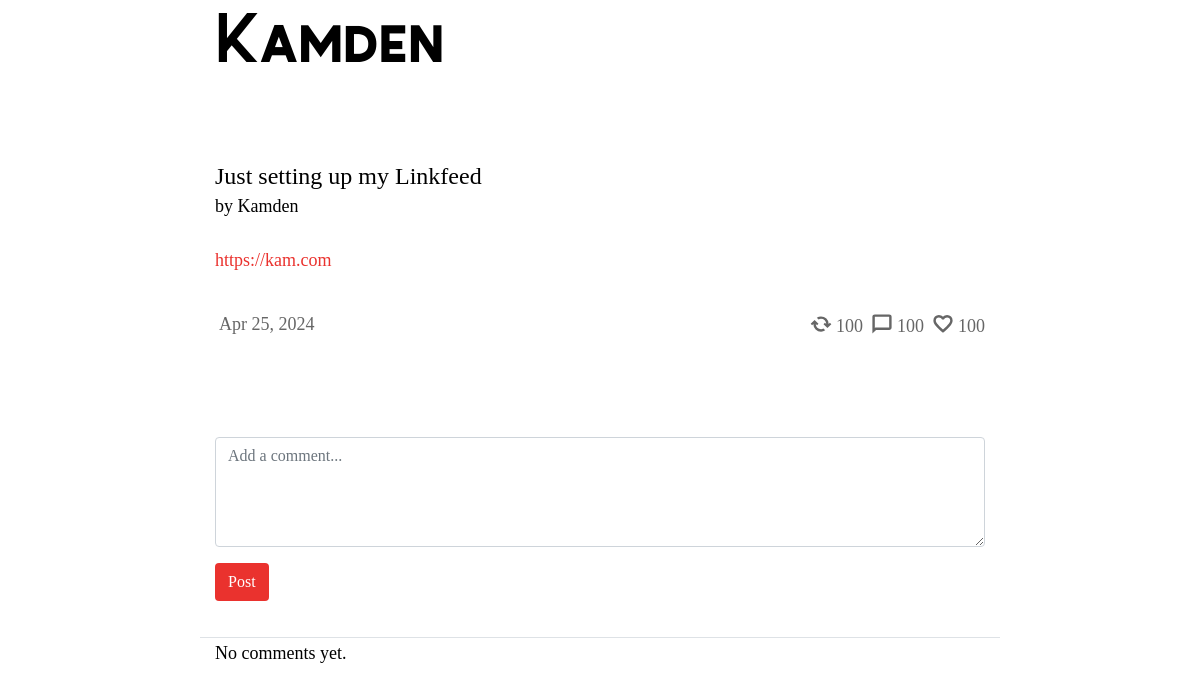
The page /Linkfeed/post/2/ (signed in) on the database its author committed.
### Linkfeed/models.py (models this page shows, shortened)
class Profile(models.Model):
    user = models.OneToOneField(User, on_delete=models.CASCADE)
    display_name = models.CharField(max_length=255, blank=True, null=True)
    follower = models.ManyToManyField(User, blank=True, related_name="follower_user")
    following = models.ManyToManyField(User, blank=True, related_name="following_user")

class Post(models.Model):
    user = models.ForeignKey(User, on_delete=models.CASCADE, related_name="posts")
    title = models.CharField(blank=True, max_length=255)
    body = models.URLField(blank=True, null=True)
    likes = models.ManyToManyField(User, related_name="blog_posts")
    timestamp = models.DateTimeField(auto_now_add=False, null=True)
    is_rss_feed_post = models.BooleanField(default=False)
    is_imported_rss_feed_post = models.BooleanField(default=False)
    imported_rss_feed = models.ForeignKey(ImportedRSSFeed, on_delete=models.SET_NULL, null=True, blank=True, related_name="posts")
    repost_count = models.IntegerField(default=0)  # New field for repost count
    def total_comments(self):
        return self.comments.count()
    def total_likes(self):
        return self.likes.count()

class User(AbstractUser):
    pass

### Linkfeed/views.py (called while the page is built)
@CSPDecorator
def post(request, post_id):
    if not request.user.is_authenticated:
        return HttpResponseRedirect(reverse("login"))
    else:
        try:
            stuff = get_object_or_404(Post, id=post_id)
            profile = Profile.objects.get(user=stuff.user)
            total_likes = stuff.total_likes()
            liked = False
            if stuff.likes.filter(id=request.user.id).exists():
                liked = True
            post = get_object_or_404(Post, id=post_id)
            comments = Comment.objects.filter(post=post)  # Fetch comments associated with the post
            return render(request, "Linkfeed/post.html", {"post": post, "comments": comments, 'stuff': stuff, 'total_likes': total_likes, 'liked': liked, 'profile': profile})
        except Http404:
            return HttpResponse("404 - Post Not Found", status=404)

### Linkfeed/templates/Linkfeed/post.html (shortened to what this page needs)
{% extends "Linkfeed/layouts.html" %}
{% load static %}
{% block body %}
<div id="posts" class="mt-5">
    <div class="">
        {% if post %}
        {% include 'Linkfeed/posts.html' %}
        {% endif %}
    </div>
</div>
<div class="container-fluid">
    <div class="row pt-5 pb-3 border-bottom">
        <div class="col">
            <form id="addCommentForm" method="post" action="{% url 'add_comment' post.id %}">
                <div class="form-group round">
                    <textarea class="form-control round" name="comment_body" rows="4" placeholder="Add a comment..."
                        required></textarea>
                </div>
                <button type="submit" class="btn red-button normal-font-button">
                    Post
                </button>
            </form>
        </div>
    </div>
        <div class="comments-dropdown comment-border">
            <div class="scrollable-comments">
                {% for comment in post.comments.all %}
                {% if not comment.parent_comment %}
                <div class="card comment-container border-bottom" id="comment-{{ comment.id}}">
                    <div class="my-1">
                        <div class="comment-info">
                            <div class="row">
                                <div class="col-12">
                                    <a href="{% url 'profile' comment.user.username %}" class="wrapped-profile-link">
                                        <p id="posted-by-{{ post.id }}" class="mb-0 text-muted post-user small truncate-text" style="cursor: pointer;"><span class="username-link" data-username="{{ post.user.username }}">{{ comment.user.profile.display_name }} ({{ comment.user.alloweddomain.domain|slice:"8:" }})</span></p>
                                    </a>
                                </div>
                            </div>
                            <p class="comment-body">{{ comment.body }}</p>
                            <div class="row">
                                {% if request.user == post.user or request.user == comment.user %}
                                <div class="col post-actions d-flex justify-content-end align-items-end">
                                    <!-- <a href="{% url 'delete_comment' comment.id %}">
                                        <img src="{% static 'Linkfeed/delete.svg' %}" style="float: right;" alt="repost" class="svg" width="32" height="32" fill="black" viewBox="0 0 32 32">
                                    </a> -->
                                    <img src="{% static 'Linkfeed/delete.svg' %}" alt="Delete" class="delete-btn2 svg mb-1" data-post-id="{{ comment.id }}"
                                        width="28" height="28" fill="black" class="bi bi-trash" viewBox="0 0 32 32">
                                </div>
                                {% endif %}
                                <div class="col-12 text-muted text-right small">
                                    {{ comment.timestamp|date:"b j, Y g:i a"|capfirst }}
                                </div>
                            </div>
                        </div>
                    </div>
                </div>
            </div>
            {% endif %}
            {% for reply in comment.replies.all %}
            <div class="card comment-container border-bottom border-left child-comment">
                <div class="my-3">
                    <p id="posted-by-{{ post.id }}" class="mb-0 text-muted post-user small truncate-text" style="cursor: pointer;"><span class="username-link" data-username="{{ post.user.username }}">{{ reply.user.profile.display_name }} ({{ reply.user.alloweddomain.domain|slice:"8:" }}) — {{comment.timestamp }}</span></p>
                    <p class="comment-body">{{ reply.body }}</p>
                    {% if request.user == post.user or request.user == reply.user %}
                    <form id="deleteCommentForm{{ reply.id }}" action="{% url 'delete_comment' reply.id %}"
                        method="post">
                        {% csrf_token %}
                        <div class="button-group">
                            <button type="button" class="btn btn-danger" onclick="confirmDelete('{{ reply.id }}')">
                                <img src="{% static 'Linkfeed/trashcan.svg' %}" width="22" height="22" fill="black"
                                    viewBox="0 0 22 22">
                            </button>
                        </div>
                        </form>
                            <button class="btn btn-primary reply-button">
                                <img src="{% static 'Linkfeed\reply.svg' %}" width="22" height="22"
                                    fill="black" viewBox="0 0 22 22">
                            </button>
                    {% endif %}
                    <form class="reply-form" method="post" action="{% url 'add_comment' post_id=post.id %}"
                        style="margin-left: 20px; display: none;">
                        {% csrf_token %}
                        <input type="hidden" name="parent_comment_id" value="{{ reply.parent_comment.id }}">
                        <textarea name="comment_body"></textarea>
                        <button type="submit">
                            <img src="{% static 'Linkfeed/send.svg' %}" width="22" height="22" fill="black"
                                    viewBox="0 0 22 22">
                        </button>
                    </form>
                </div>
            </div>
            {% endfor %}
            {% empty %}
            <p>No comments yet.</p>
            {% endfor %}
        </div>
</div>
    {% endblock body %}

### Linkfeed/templates/Linkfeed/layouts.html (shortened to what this page needs)
{% load static %}
<html lang="en">
<head>
    <link href="{% static 'Linkfeed/bootstrap.css' %}" rel="stylesheet">
    <link href="{% static 'Linkfeed/style.css' %}" rel="stylesheet">
</head>
<body class="mx-auto">
    <div class="container-fluid px-3">
                    <div id="username-header" class="header truncate-text">
                    {% if request.resolver_match.url_name == 'current_user_profile' or request.resolver_match.url_name == 'profile' %}
                        <a href="{% url 'feed' profile.user.username %}">{{ profile.display_name }}</a>
                    {% elif request.resolver_match.url_name == 'current_user_feed' or request.resolver_match.url_name == 'feed' %}
                        <a href="{% url 'profile' profile.user.username %}">{{ profile.display_name }}</a>
                    {% elif request.resolver_match.url_name == 'post' %}
                        <a href="{% url 'profile' profile.user.username %}">{{ profile.display_name }}</a>
                    {% else %}
                        <a href="{% url 'landing' %}">Linkfeed</a>
                    {% endif %}
                    </div>
    </div>
    {% block body %}
    {% endblock %}
</body>
</html>

### Linkfeed/templates/Linkfeed/posts.html (shortened to what this page needs)
{% load static %}
<div class="container-fluid">
    <div class="post py-5 my-0">
        <a href="{{ post.body }}" target="_blank" class="wrapped-post-link">
            <div class="wrapped-post pb-0">
                <h4 class="mb-0" >{{ post.title }}</h4>
                <div class="mb-0">
                    {% if post.is_imported_rss_feed_post %}
                    <p id="posted-by-{{ post.id }}" class="mb-0 post-user truncate-text" style="cursor: pointer;"><span class="username-link" data-username="{{ post.user.username }}">RSS Feed ({{ post.imported_rss_feed.link|slice:"8:" }})</span></p>
                    {% elif not post.is_rss_feed_post or post.is_rss_feed_post %}
                            <p id="posted-by-{{ post.id }}" class="mb-0 post-user truncate-text" style="cursor: pointer;"><span class="username-link" data-username="{{ post.user.username }}">by {{ post.user.profile.display_name }}</span></p>
                    {% endif %}
                </div>
                <p class="post-body mt-4 pb-3">{{ post.body }}</p>
            </div>
        </a>
        <div class="mt-0 text-center d-flex justify-content-between align-items-center">
                <div class="d-flex mr-auto grey mono">
                    <p class="mt-0 mb-0 ml-1">{{ post.timestamp|date:"b j, Y"|capfirst }}</p>
                </div>
                <div class="d-flex mr-2 grey mono">
                    <img src="{% static 'Linkfeed/reshare.svg' %}" class="svg">
                    <p class="mt-1 mb-0 ml-1">100</p>
                </div>
                <div class="d-flex mr-2 grey mono">
                    <img src="{% static 'Linkfeed/comment.svg' %}" class="svg">
                    <p class="mt-1 mb-0 ml-1">100</p>
                </div>
                <div class="d-flex mr-0 grey mono">
                    <img src="{% static 'Linkfeed/like.svg' %}" class="svg">
                    <p class="mt-1 mb-0 ml-1">100</p>
                </div>
            </div>
    </div>
</div>

### Linkfeed/static/Linkfeed/style.css (style rules this page uses)
html { scroll-behavior: smooth; }
body { max-width:40em; margin:0 auto; font-family: Rich-Georgia, 'Times New Roman', Times, serif, sans-serif; font-size:20px; line-height:30px; background-color:#fff; color:#000; font-weight: 300; overflow-y:scroll; overflow-x: hidden; }
p { font-size: 18px; }
h1,h2,h3,h4,dt,dl#tweetlist dt,footer,label,#commentlist ol li cite,div.blogparent,input[type="submit"] { font-family: Nexa; font-weight:normal; font-style:normal; text-align:left; }
.mono { font-family: mono; }
.grey { color:#666; }
a { color: #EA322E; max-width: 100vw; }
.red-button { background-color: #EA322E; color: white; font-size: 20px; }
.normal-font-button { font-size: medium; }
.header { font-family: Sabado, sans-serif; font-size: 3.5em; padding-bottom: 15px; padding-top: 5px; margin-bottom: 0px; margin-top: 10px; line-height: 80%; border-radius: .25rem; }
#username-header a { color:#000; text-decoration-thickness: 2px; }
#username-header { line-height: .8em; padding: 0; }
.truncate-text { max-width: 100%; display: inline-block; white-space: nowrap; overflow: hidden; text-overflow: ellipsis; }
#posts { width: 100%; background-color: none; }
.post-body, .post-title, .profile-link { word-wrap: break-word; overflow-wrap: break-word; }
.wrapped-post-link { position: relative; z-index: 1; color: black; }
.post-user { padding: 0; margin: 0; }
.post-body { z-index: 5; color:#EA322E; }
.svg { width: 22px; }

### rows shown on the page
Profile: display_name "Kamden"
Post: title "Just setting up my Linkfeed", user.profile.display_name "Kamden", body "https://kam.com", timestamp "Apr 25, 2024"
